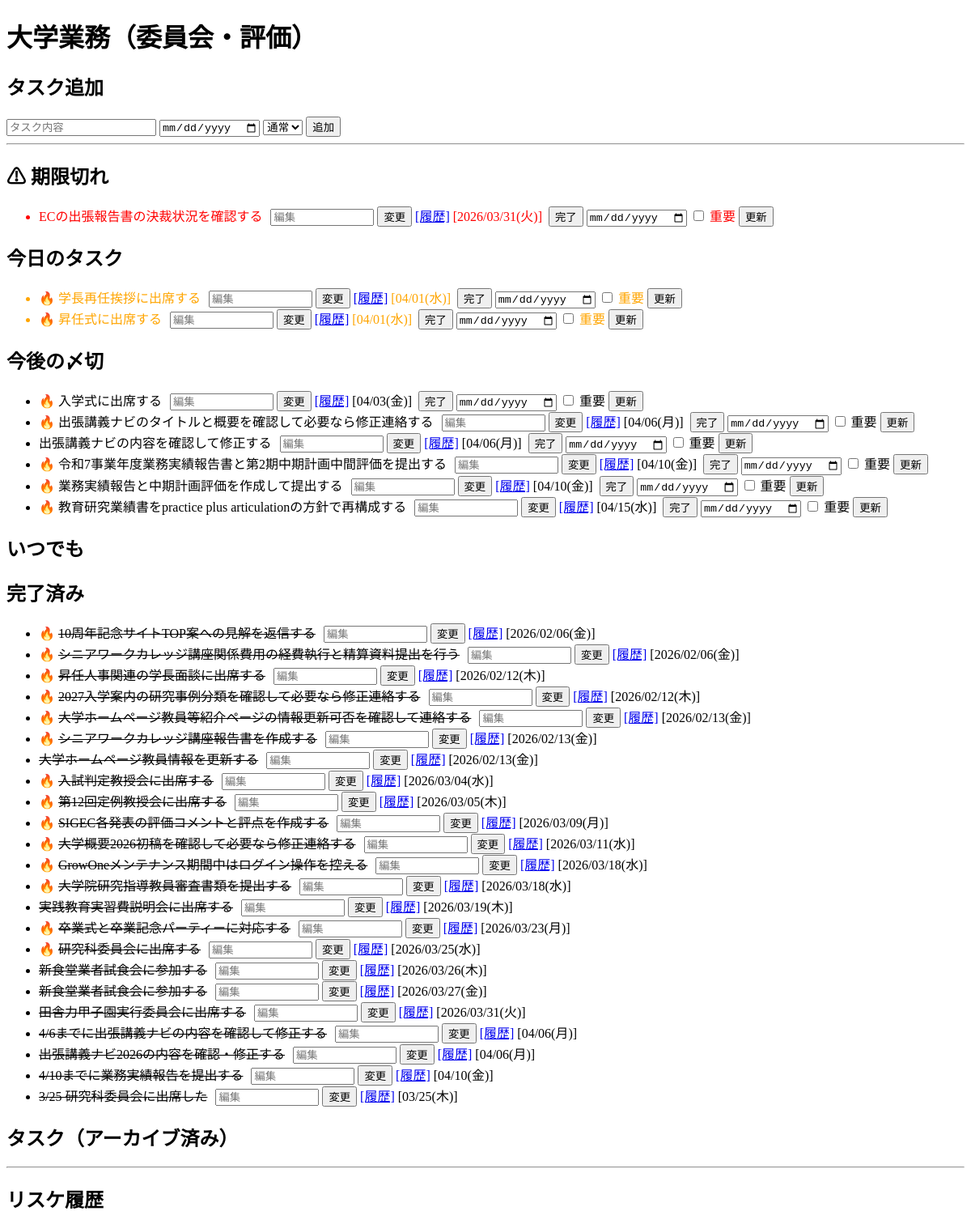
Page /project/11 (upper part) on the earlier database version.
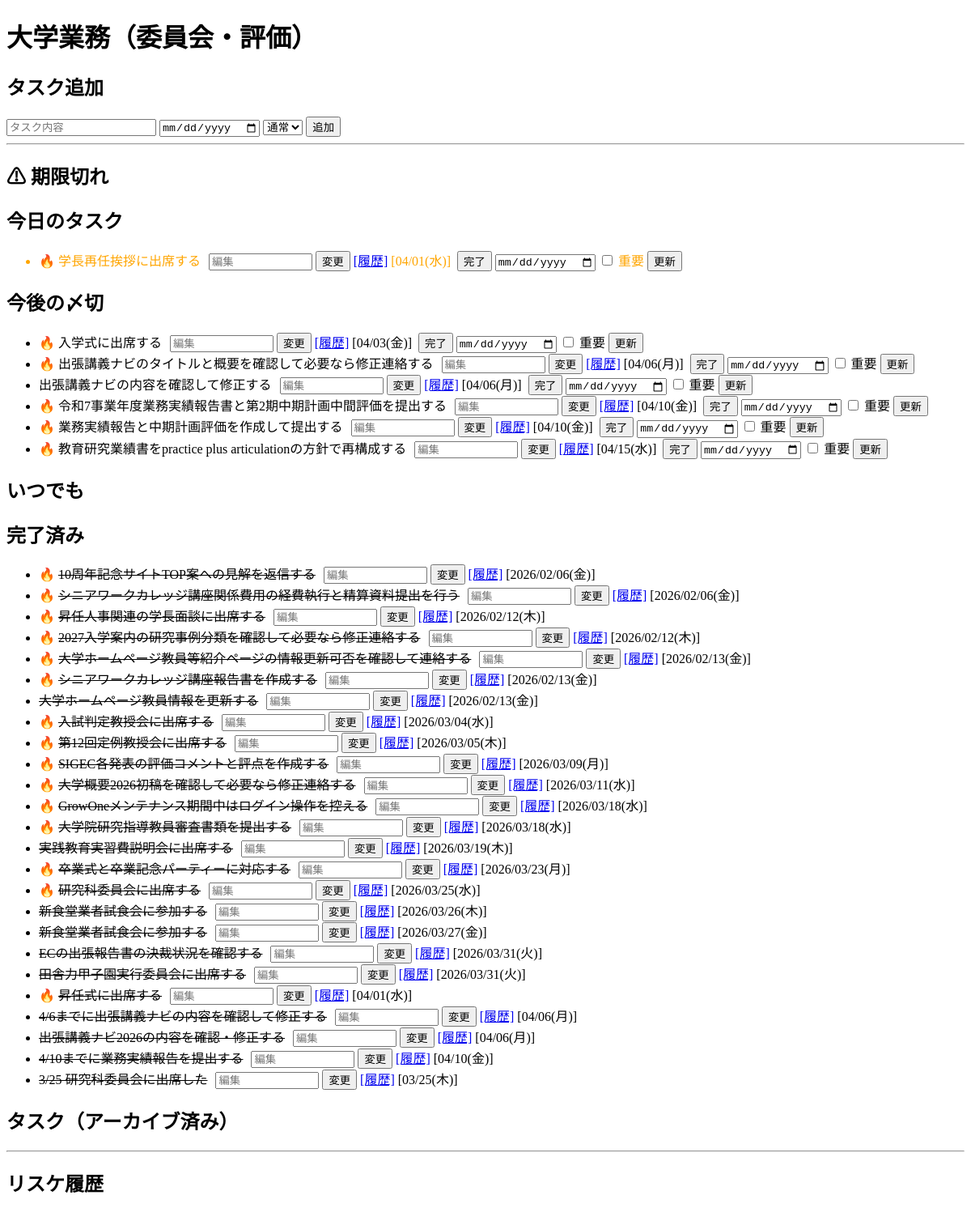
Same page on the later database version.
### tables this page shows
CREATE TABLE tasks (
            id INTEGER PRIMARY KEY AUTOINCREMENT,
            title TEXT,
            status TEXT,
            deadline TEXT,
            original_deadline TEXT,
            project_id INTEGER,
            student_id INTEGER,
            priority TEXT DEFAULT 'medium',
            sync_key TEXT,
            source_type TEXT,
            source_updated_at TEXT,
            archived INTEGER DEFAULT 0
        );

### flask_app.py (the view, shortened to what this page needs)
@app.route("/project/<int:project_id>")
def project_detail(project_id):
    task_id_filter = request.args.get("task_id", type=int)
    conn = get_db()
    c = conn.cursor()
    today_str = c.execute("SELECT date('now')").fetchone()[0]
    project = c.execute("SELECT * FROM projects WHERE id=?", (project_id,)).fetchone()
    all_tasks = c.execute(
        """
        SELECT id AS task_id, title, status, deadline, priority, archived,
               original_deadline, sync_key, source_type, source_updated_at
        FROM tasks
        WHERE project_id=?
        ORDER BY deadline IS NULL, deadline
        """,
        (project_id,),
    ).fetchall()
    all_tasks = apply_format(all_tasks)
    classified = classify_tasks(all_tasks, today_str)
    overdue_tasks = classified["overdue_tasks"]
    today_tasks = classified["today_tasks"]
    future_tasks = classified["future_tasks"]
    anytime_tasks = classified["anytime_tasks"]
    done_tasks = classified["done_tasks"]
    archived_tasks = []
    if task_id_filter:
        history = c.execute(
            """
        SELECT th.task_id, t.title AS task_title, th.old_deadline, th.new_deadline, th.changed_at
        FROM task_history th
        LEFT JOIN tasks t ON th.task_id = t.id
        WHERE th.task_id=?
        ORDER BY th.changed_at DESC
        """,
            (task_id_filter,),
        ).fetchall()
    else:
        history = c.execute(
            """
            SELECT th.task_id, t.title AS task_title, th.old_deadline, th.new_deadline, th.changed_at
            FROM task_history th
            LEFT JOIN tasks t ON th.task_id = t.id
            WHERE th.task_id IN (
                SELECT id FROM tasks WHERE project_id=?
            )
            ORDER BY th.changed_at DESC
        """,
            (project_id,),
        ).fetchall()
    notes = c.execute(
        """
        SELECT id, title, content, scrapbox_url, created_at
        FROM notes
        WHERE project_id=?
        ORDER BY created_at DESC
    """,
        (project_id,),
    ).fetchall()
    conn.close()
    return render_template(
        "project_detail.html",
        project=project,
        tasks=all_tasks,
        overdue_tasks=overdue_tasks,
        today_tasks=today_tasks,
        future_tasks=future_tasks,
        anytime_tasks=anytime_tasks,
        done_tasks=done_tasks,
        archived_tasks=archived_tasks,
        notes=notes,
        history=history,
        students=STUDENTS_DATA,
    )

### flask_app.py (called while the page is built)
def get_db():
    BASE_DIR = os.path.dirname(os.path.abspath(__file__))
    conn = sqlite3.connect(
        os.path.join(BASE_DIR, "db.sqlite3"), timeout=5, check_same_thread=False
    )
    conn.row_factory = sqlite3.Row
    conn.execute("PRAGMA journal_mode=WAL;")
    conn.execute("PRAGMA busy_timeout=5000;")
    return conn

def format_date_jp(date_str):
    if not date_str:
        return None
    from datetime import datetime
    weekdays_jp = ["月", "火", "水", "木", "金", "土", "日"]
    try:
        dt = datetime.strptime(date_str, "%Y-%m-%d")
    except Exception:
        return date_str
    today = datetime.now()
    fiscal_year = today.year if today.month < 4 else today.year + 1
    start = datetime(fiscal_year - 1, 4, 1)
    end = datetime(fiscal_year, 3, 31)
    w = weekdays_jp[dt.weekday()]
    if start <= dt <= end:
        return dt.strftime(f"%m/%d({w})")
    else:
        return dt.strftime(f"%Y/%m/%d({w})")

### templates/project_detail.html (shortened to what this page needs)
<!DOCTYPE html>
<html>
<head>
</head>
<body>
{% macro edit_form(task_id) %}
    <form action="/edit_task_title" method="post" style="display:inline; margin-left:6px;">
        <input type="text" name="title" placeholder="編集" style="width:120px;">
        <button type="submit">変更</button>
    </form>
{% endmacro %}
<h1>{{ project["name"] }}</h1>
<h2>タスク追加</h2>
<form action="/add_task" method="post">
    <input name="title" placeholder="タスク内容">
    <input type="date" name="deadline">
    <select name="priority">
        <option value="medium" selected>通常</option>
    </select>
    <button type="submit">追加</button>
</form>
<hr>
<h2>⚠ 期限切れ</h2>
<ul>
{% for t in overdue_tasks %}
    <li class="task-title-scope" style="color:red;">
        {{ t["title"] }}
        {{ edit_form(t["task_id"]) }}
        <a href="/project/{{ project["id"] }}?task_id={{ t["task_id"] }}">[履歴]</a>
        {% if t["deadline_display"] %}[{{ t["deadline_display"] }}]{% endif %}
        <form action="/done/{{ t["task_id"] }}" method="post" style="display:inline; margin-left:4px">
            <button type="submit">完了</button>
        </form>
        <form action="/update_task" method="post" style="display:inline;">
            <input type="date" name="deadline">
            <label>
                <input type="checkbox" name="priority" value="high">
                重要
            </label>
            <button type="submit">更新</button>
        </form>
    </li>
{% endfor %}
</ul>
<h2>今日のタスク</h2>
<ul>
{% for t in today_tasks %}
    <li class="task-title-scope" style="color:orange;">
        {% if t["priority"] == "high" %}🔥{% endif %}
        {{ t["title"] }}
        {{ edit_form(t["task_id"]) }}
        <a href="/project/{{ project["id"] }}?task_id={{ t["task_id"] }}">[履歴]</a>
        {% if t["deadline_display"] %}[{{ t["deadline_display"] }}]{% endif %}
        <form action="/done/{{ t["task_id"] }}" method="post" style="display:inline; margin-left:4px">
            <button type="submit">完了</button>
        </form>
        <form action="/update_task" method="post" style="display:inline;">
            <input type="date" name="deadline">
            <label>
                <input type="checkbox" name="priority" value="high">
                重要
            </label>
            <button type="submit">更新</button>
        </form>
    </li>
{% endfor %}
</ul>
<h2>今後の〆切</h2>
<ul>
{% for t in future_tasks %}
    <li class="task-title-scope">
        {% if t["priority"] == "high" %}🔥{% endif %}
        {{ t["title"] }}
        {{ edit_form(t["task_id"]) }}
        <a href="/project/{{ project["id"] }}?task_id={{ t["task_id"] }}">[履歴]</a>
        {% if t["deadline_display"] %}[{{ t["deadline_display"] }}]{% endif %}
        <form action="/done/{{ t["task_id"] }}" method="post" style="display:inline; margin-left:4px">
            <button type="submit">完了</button>
        </form>
        <form action="/update_task" method="post" style="display:inline;">
            <input type="date" name="deadline">
            <label>
                <input type="checkbox" name="priority" value="high">
                重要
            </label>
            <button type="submit">更新</button>
        </form>
    </li>
{% endfor %}
</ul>
<h2>いつでも</h2>
<h2>完了済み</h2>
<ul>
{% for t in done_tasks %}
    <li class="task-title-scope">
        {% if t["priority"] == "high" %}🔥{% endif %}
        <s>{{ t["title"] }}</s>
        {{ edit_form(t["task_id"]) }}
        <a href="/project/{{ project["id"] }}?task_id={{ t["task_id"] }}">[履歴]</a>
        {% if t["deadline_display"] %}[{{ t["deadline_display"] }}]{% endif %}
    </li>
{% endfor %}
</ul>
<h2>タスク（アーカイブ済み）</h2>
<hr>
<h2>リスケ履歴</h2>
<a href="/projects">← Projects</a><br>
</body>
</html>

Differences in the rows shown:
changed tasks "ECの出張報告書の決裁状況を確認する": moves from the list under "⚠ 期限切れ" to the list under "完了済み"
changed tasks "昇任式に出席する": moves from the list under "今日のタスク" to the list under "完了済み"
